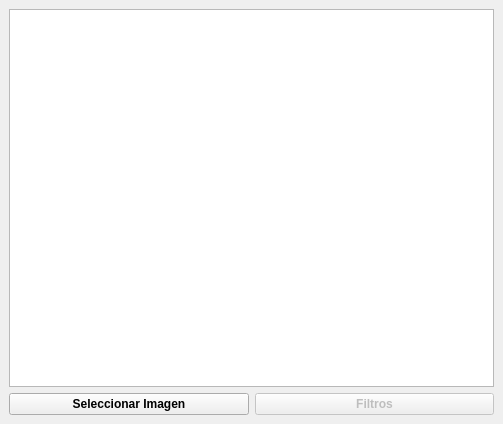
<?xml version="1.0" encoding="UTF-8"?>
<ui version="4.0">
 <class>MainWindow</class>
 <widget class="QMainWindow" name="MainWindow">
  <property name="geometry">
   <rect>
    <x>0</x>
    <y>0</y>
    <width>503</width>
    <height>424</height>
   </rect>
  </property>
  <property name="windowTitle">
   <string>Visualizador de Imágenes</string>
  </property>
  <widget class="QWidget" name="centralwidget">
   <layout class="QVBoxLayout" name="verticalLayout_2">
    <item>
     <layout class="QVBoxLayout" name="verticalLayout">
      <item>
       <widget class="ImageView" name="graficador"/>
      </item>
      <item>
       <layout class="QHBoxLayout" name="horizontalLayout">
        <item>
         <widget class="QPushButton" name="asigImagen">
          <property name="font">
           <font>
            <weight>75</weight>
            <bold>true</bold>
           </font>
          </property>
          <property name="cursor">
           <cursorShape>PointingHandCursor</cursorShape>
          </property>
          <property name="text">
           <string>Seleccionar Imagen</string>
          </property>
         </widget>
        </item>
        <item>
         <widget class="QPushButton" name="asigFiltros">
          <property name="enabled">
           <bool>false</bool>
          </property>
          <property name="font">
           <font>
            <weight>75</weight>
            <bold>true</bold>
           </font>
          </property>
          <property name="cursor">
           <cursorShape>PointingHandCursor</cursorShape>
          </property>
          <property name="text">
           <string>Filtros</string>
          </property>
         </widget>
        </item>
       </layout>
      </item>
     </layout>
    </item>
   </layout>
  </widget>
 </widget>
 <customwidgets>
  <customwidget>
   <class>ImageView</class>
   <extends>QGraphicsView</extends>
   <header>pyqtgraph</header>
  </customwidget>
 </customwidgets>
 <resources/>
 <connections/>
</ui>
